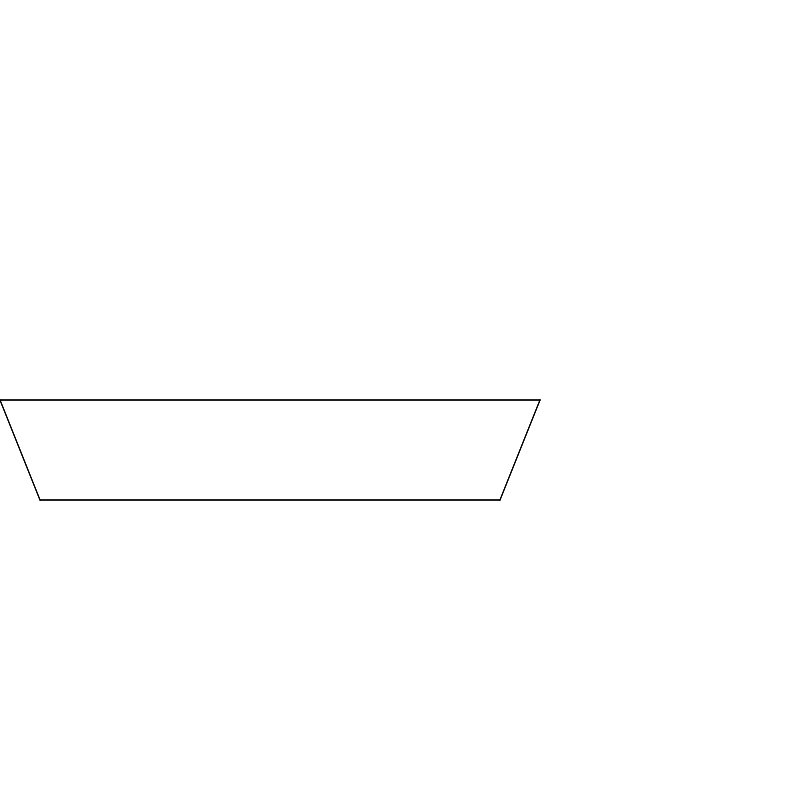
Frame 1 (no input)
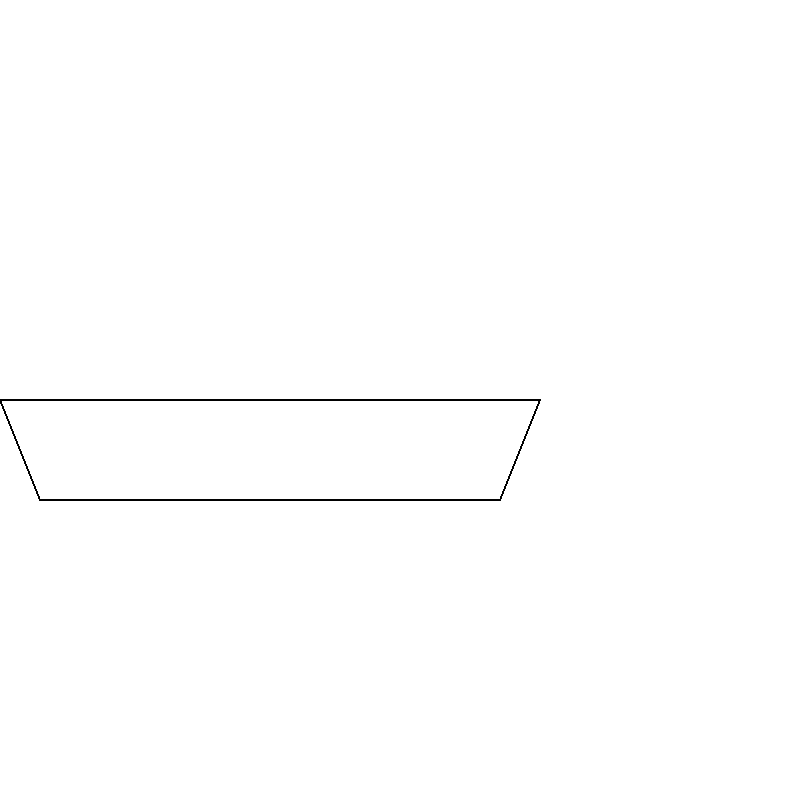
Frame 60 (no input)
Frame 120 (the mouse pressed at the canvas centre since frame 60): identical to frame 60, image omitted

The p5.js sketch that drew these frames (run headless with seeded random() and noise() and a simulated clock; from frame 60 on, the mouse is pressed at the canvas centre):

// p5.js sketch
// ── sketch.js
function setup() {
    createCanvas(800, 800)
}


function draw() {
    // if (mouseIsPressed) {
    //     fill(0);
    // } else {
    //     fill(255);
    // }
    // ellipse(mouseX, mouseY, 80, 80)
    
    translation = 0
    
    // plano de linha do alto
    line(0 + translation,400 + translation,40 + translation,500 + translation)
    line(40 + translation,500 + translation,500 + translation,500 + translation)
    line(500 + translation,500 + translation,540 + translation,400 + translation)
    line(540 + translation,400 + translation, 0  + translation, 400 + translation)
    
    
    
    // plano de baliza
    line(0 + translation,400 + translation,40 + translation,500 + translation)
    line(40 + translation,500 + translation,500 + translation,500 + translation)
    line(500 + translation,500 + translation,540 + translation,400 + translation)
    line(540 + translation,400 + translation, 0  + translation, 400 + translation)
    
    
    line(0,400,40,500)
    line(40,500,500,500)
    line(500,500,540,400)
    line(540,400, 0 , 400)
    
    

}
// ── Ship.js
class Drawable {
    constructor () {
        console.log("Instanciando objeto desenhável")
    }
    setup() {
        throw new Error("Not implemented error")
    }

    draw() {
        throw new Error("Not implemented error")
    }
}


class Ship extends Drawable{
    setup() {
        return 0;
    }

    draw() {
        translation = 0
    
        // plano de linha do alto
        line(0 + translation,400 + translation,40 + translation,500 + translation)
        line(40 + translation,500 + translation,500 + translation,500 + translation)
        line(500 + translation,500 + translation,540 + translation,400 + translation)
        line(540 + translation,400 + translation, 0  + translation, 400 + translation)
    }
}
